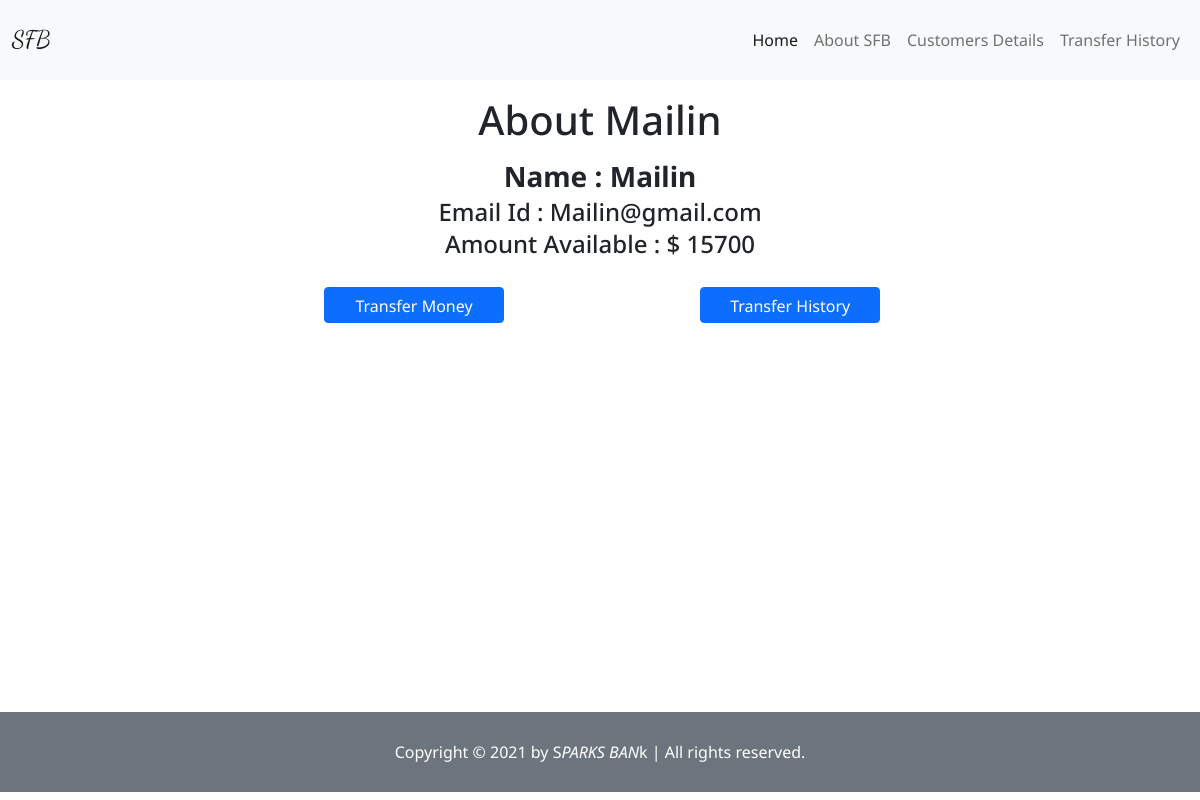
/customers/Mailin, run on the app's committed database.
### app.py (models this page shows, shortened)
class customer_details(db.Model):
    sno = db.Column(db.Integer, primary_key=True)
    name = db.Column(db.String(500), nullable=False)
    emailid = db.Column(db.String(500), nullable=False)
    balance = db.Column(db.Integer, nullable=False)

### app.py (the view, shortened to what this page needs)
@app.route("/customers/<string:name>", methods=['GET', 'POST'])
def customer(name):
    row = customer_details.query.filter_by(name=name).first()
    allrows = customer_details.query.all()
    return render_template('customer.html', cst=row, allrows=allrows)

### templates/customer.html (shortened to what this page needs)
{% extends "index.html" %}
{% block body %}
<h1 class="d-flex justify-content-center my-3">About {{cst.name}}</h1>
<h3 class="my-1 text-center fw-bold">Name : {{cst.name}}</h3>
<h4 class="my-1 text-center">Email Id : {{cst.emailid}}</h4>
<h4 class="my-1 text-center">Amount Available : $ {{cst.balance}}</h4>
<button type="button" class="btn btn-primary btn-1" data-bs-toggle="modal" data-bs-target="#exampleModal">
    Transfer Money
</button>
<a href="/transfer/{{cst.name}}"><button type="button" class="btn-2 btn btn-primary">Transfer History </button>
</a>
{% endblock body %}

### static/CSS/style.css (style rules this page uses)
* { margin: 0; padding: 0; font-family: 'Noto Sans', sans-serif; }
.btn-1, .btn-2 { width: 15vw; height: 3vw; }
.btn-1 { margin: 2vw 0 0 27vw !important; }
.btn-2 { margin: 2vw 0 0 16vw !important; }

### data on the page
customer_details: name "Mailin", emailid "Mailin@gmail.com", balance "15700"
